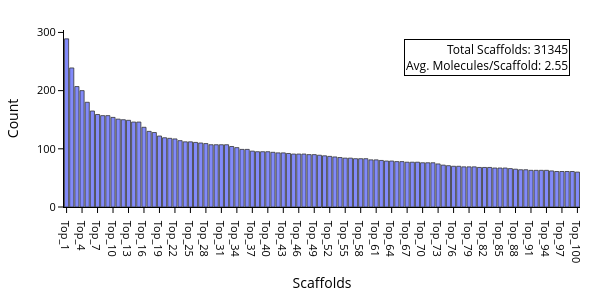

The code cell stored with this chart in its notebook:
### Markdown cell above
# Section 3. Visulize the data distribution of the chemicals in the dataset based on scaffold

### Code cell
import plotly.express as px
from rdkit import Chem
from rdkit.Chem.Scaffolds import MurckoScaffold

# =========================
# Generate Murcko scaffolds
# =========================
def get_scaffold(smiles):
    try:
        mol = Chem.MolFromSmiles(smiles)
        if mol is not None:
            scaffold = MurckoScaffold.GetScaffoldForMol(mol)
            return Chem.MolToSmiles(scaffold)
        return None
    except Exception:
        return None

# If scaffold column has not been created yet, uncomment the following line
# dataset_clean["scaffold"] = dataset_clean["SMILES"].apply(get_scaffold)

# Remove missing scaffolds before counting
scaffold_counts = dataset_clean["scaffold"].dropna().value_counts()

# Summary statistics
total_scaffolds = scaffold_counts.shape[0]
avg_molecules_per_scaffold = scaffold_counts.mean()

# Top K scaffolds for visualization
top_k = 100
top_k_scaffolds = scaffold_counts.head(top_k)
x_labels = [f"Top_{i}" for i in range(1, len(top_k_scaffolds) + 1)]

# =========================
# Plot: Top scaffold counts
# =========================
fig = px.bar(
    x=x_labels,
    y=top_k_scaffolds.values,
    labels={"x": "Scaffolds", "y": "Count"}
)

# Bar style
fig.update_traces(
    marker_line_color="black",
    marker_line_width=0.8,
    opacity=0.8
)

# Common axis style
axis_style = dict(
    title_font=dict(size=14, color="black"),
    tickfont=dict(size=11, color="black"),
    showline=True,
    linecolor="black",
    linewidth=1,
    tickcolor="black",
    ticks="outside",
    showgrid=False
)

# Layout
fig.update_layout(
    template="simple_white",
    plot_bgcolor="white",
    paper_bgcolor="white",
    width=600,
    height=300,
    margin=dict(l=40, r=20, t=30, b=50),
    font=dict(size=12, color="black")
)

# Axes
fig.update_xaxes(
    title_text="Scaffolds",
    #tickangle=45,
    **axis_style
)

fig.update_yaxes(
    title_text="Count",
    **axis_style
)

# Annotation box
fig.add_annotation(
    text=(
        f"Total Scaffolds: {total_scaffolds}<br>"
        f"Avg. Molecules/Scaffold: {avg_molecules_per_scaffold:.2f}"
    ),
    xref="paper",
    yref="paper",
    x=0.98,
    y=0.95,
    showarrow=False,
    font=dict(size=12, color="black"),
    align="right",
    bgcolor="rgba(255,255,255,0.85)",
    bordercolor="black",
    borderwidth=1
)

fig.show()

# Optional save
fig.write_image("reproduce_image/Figure-1.2-scaffolds.svg")

### Figure 1 — Plotly figure (JSON) as saved in the notebook; plotly's stock layout.template omitted (floating-point values rounded to 4 significant figures)
{"data": [{"hovertemplate": "Scaffolds=%{x}<br>Count=%{y}<extra></extra>", "legendgroup": "", "marker": {"color": "#636efa", "line": {"color": "black", "width": 0.8}, "pattern": {"shape": ""}}, "name": "", "opacity": 0.8, "orientation": "v", "showlegend": false, "textposition": "auto", "type": "bar", "x": ["Top_1", "Top_2", "Top_3", "Top_4", "Top_5", "Top_6", "Top_7", "Top_8", "Top_9", "Top_10", "Top_11", "Top_12", "Top_13", "Top_14", "Top_15", "Top_16", "Top_17", "Top_18", "Top_19", "Top_20", "Top_21", "Top_22", "Top_23", "Top_24", "Top_25", "Top_26", "Top_27", "Top_28", "Top_29", "Top_30", "Top_31", "Top_32", "Top_33", "Top_34", "Top_35", "Top_36", "Top_37", "Top_38", "Top_39", "Top_40", "Top_41", "Top_42", "Top_43", "Top_44", "Top_45", "Top_46", "Top_47", "Top_48", "Top_49", "Top_50", "Top_51", "Top_52", "Top_53", "Top_54", "Top_55", "Top_56", "Top_57", "Top_58", "Top_59", "Top_60", "Top_61", "Top_62", "Top_63", "Top_64", "Top_65", "Top_66", "Top_67", "Top_68", "Top_69", "Top_70", "Top_71", "Top_72", "Top_73", "Top_74", "Top_75", "Top_76", "Top_77", "Top_78", "Top_79", "Top_80", "Top_81", "Top_82", "Top_83", "Top_84", "Top_85", "Top_86", "Top_87", "Top_88", "Top_89", "Top_90", "Top_91", "Top_92", "Top_93", "Top_94", "Top_95", "Top_96", "Top_97", "Top_98", "Top_99", "Top_100"], "xaxis": "x", "y": [289, 239, 207, 200, 180, 165, 159, 157, 157, 154, 151, 150, 149, 146, 146, 137, 130, 128, 122, 119, 118, 117, 114, 112, 112, 111, 110, 109, 107, 107, 107, 107, 104, 102, 99, 99, 96, 95, 95, 95, 94, 93, 93, 92, 91, 91, 91, 90, 90, 89, 88, 87, 86, 85, 84, 84, 83, 83, 83, 81, 81, 80, 79, 79, 78, 78, 77, 77, 77, 76, 76, 76, 74, 72, 71, 70, 70, 69, 69, 69, 68, 68, 68, 67, 67, 67, 66, 65, 64, 64, 63, 63, 63, 63, 62, 61, 61, 61, 61, 60], "yaxis": "y"}], "layout": {"annotations": [{"align": "right", "bgcolor": "rgba(255,255,255,0.85)", "bordercolor": "black", "borderwidth": 1, "font": {"color": "black", "size": 12}, "showarrow": false, "text": "Total Scaffolds: 31345<br>Avg. Molecules/Scaffold: 2.55", "x": 0.98, "xref": "paper", "y": 0.95, "yref": "paper"}], "barmode": "relative", "font": {"color": "black", "size": 12}, "height": 300, "legend": {"tracegroupgap": 0}, "margin": {"b": 50, "l": 40, "r": 20, "t": 30}, "paper_bgcolor": "white", "plot_bgcolor": "white", "width": 600, "xaxis": {"anchor": "y", "domain": [0, 1], "linecolor": "black", "linewidth": 1, "showgrid": false, "showline": true, "tickcolor": "black", "tickfont": {"color": "black", "size": 11}, "ticks": "outside", "title": {"font": {"color": "black", "size": 14}, "text": "Scaffolds"}}, "yaxis": {"anchor": "x", "domain": [0, 1], "linecolor": "black", "linewidth": 1, "showgrid": false, "showline": true, "tickcolor": "black", "tickfont": {"color": "black", "size": 11}, "ticks": "outside", "title": {"font": {"color": "black", "size": 14}, "text": "Count"}}}}
